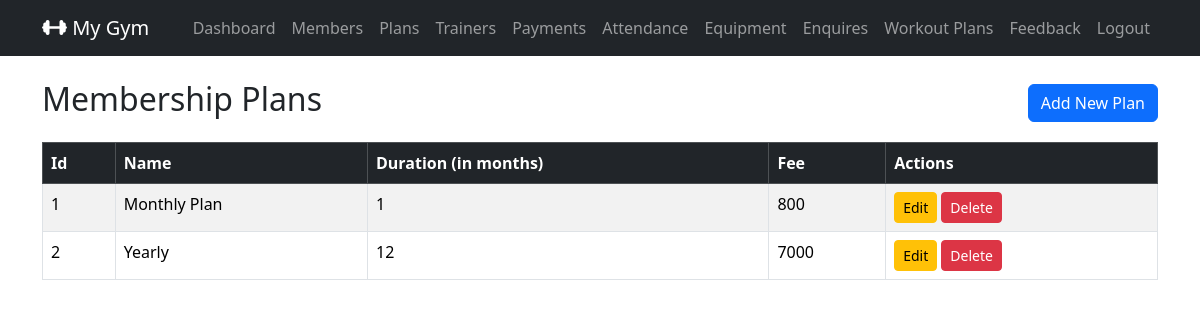
Before: /admin_plans/ (signed in) with the older database file.
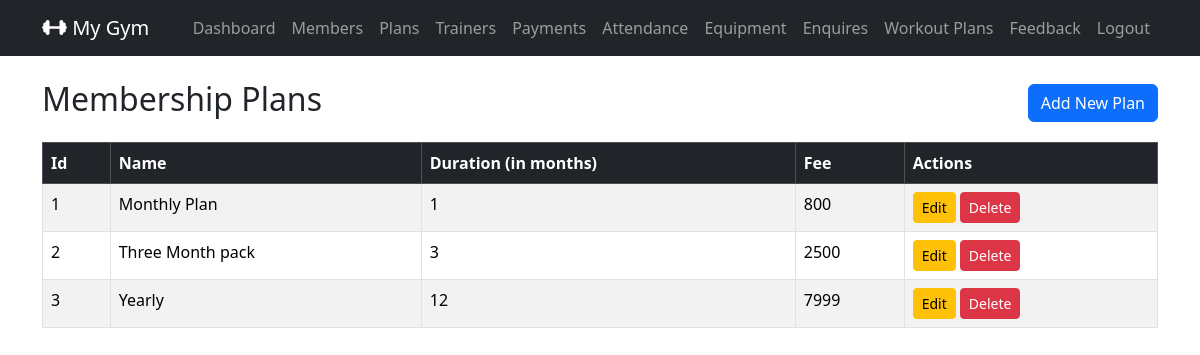
After: the same page with the newer database file.
### GymApp/models.py (models this page shows, shortened)
class MembershipPlan(models.Model):
    name = models.CharField(max_length=100)
    duration_months = models.PositiveIntegerField()
    fee = models.PositiveIntegerField()
    description = models.TextField(blank=True)

### GymApp/views.py (the view)
    def wrapper(request, *args, **kwargs):
        if not request.user.is_authenticated or getattr(request.user, 'role', None) != 'ADMIN':
            messages.error(request, 'You must be logged in as an admin to access this page.')
            return redirect('admin_login')  # Redirect to the admin login page
        return view_func(request, *args, **kwargs)

### GymApp/views.py (called while the page is built)
def admin_required(view_func):
    def wrapper(request, *args, **kwargs):
        if not request.user.is_authenticated or getattr(request.user, 'role', None) != 'ADMIN':
            messages.error(request, 'You must be logged in as an admin to access this page.')
            return redirect('admin_login')  # Redirect to the admin login page
        return view_func(request, *args, **kwargs)
    return wrapper

@admin_required
def admin_plans_list(request):
    plans = MembershipPlan.objects.all().order_by('duration_months') # Fetch all membership plans from the database and order them by duration
    return render(request, 'admin_plans_list.html', {'plans': plans})

### GymApp/templates/admin_plans_list.html (shortened to what this page needs)
{% extends 'base.html' %}
{% block content %}
<div class="d-flex justify-content-between align-items-center mb-3">
    <h2>Membership Plans</h2>
    <a href="{% url 'admin_plan_add' %}" class="btn btn-primary">Add New Plan</a>
</div>
<table class="table table-bordered table-striped">
    <thead class="table-dark">
        <tr>
            <th>Id</th>
            <th>Name</th>
            <th>Duration (in months)</th>
            <th>Fee</th>
            <th>Actions</th>
        </tr>
    </thead>
    <tbody>
        {% for plan in plans %}
        <tr>
            <td>{{ forloop.counter }}</td>
            <td>{{ plan.name }}</td>
            <td>{{ plan.duration_months}}</td>
            <td>{{ plan.fee }}</td>
            <td>
                <a href="{% url 'admin_plan_edit' plan.id %}" class="btn btn-sm btn-warning">Edit</a>
                <form method="post" action="{% url 'admin_plan_delete' plan.id %}" style="display:inline;">
                    <button type="submit" class="btn btn-sm btn-danger" onclick="return confirm('Are you sure you want to delete this plan?');">Delete</button>
                </form>
            </td>
        </tr>
        {% empty %}
        <tr>
            <td colspan="6" class="text-center">No plans available.</td>
        </tr>
        {% endfor %}
</table>
{% endblock %}

Changed rows visible on the page:
added MembershipPlan: name "Three Month pack", duration_months "3", fee "2500"
changed MembershipPlan "Yearly": fee "7000" → "7999"
